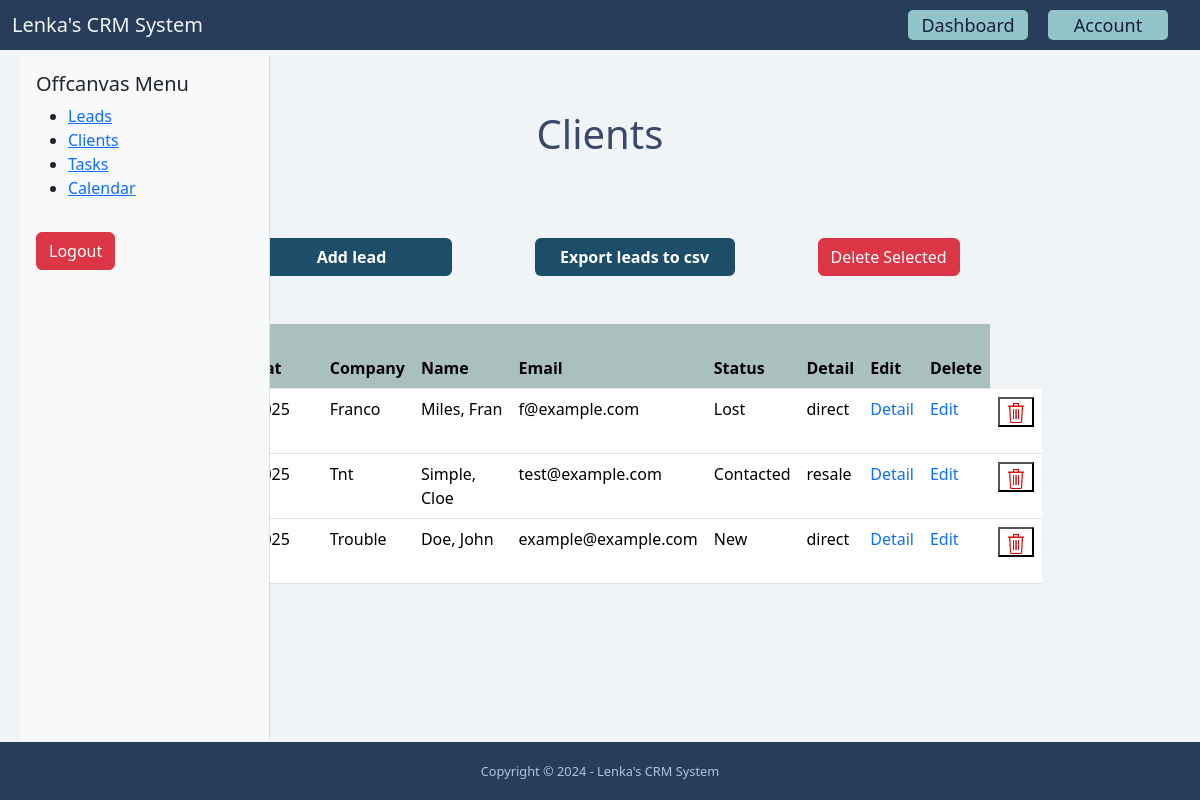
Screenshot of /dashboard/leads/ (signed in) with the database file from the repository.
### lead/models.py (models this page shows, shortened)
class Lead(models.Model):
    LOW = 'low'
    MEDIUM = 'medium'
    HIGH = 'high'
    CHOICES_PRIORITY = (
        (LOW, 'Low'),
        (MEDIUM, 'Medium'),
        (HIGH, 'High'),
    )
    NEW = 'new'
    CONTACTED = 'contacted'
    WON = 'won'
    LOST = 'lost'
    CHOICES_STATUS = (
        (NEW, 'New'),
        (CONTACTED, 'Contacted'),
        (WON, 'Won'),
        (LOST, 'Lost'),
    )
    resale = 'resale'
    direct = 'direct'
    STATUS = (
        (resale, 'Resale'),
        (direct, 'Direct'),
    )
    first_name = models.CharField(max_length=255)
    last_name = models.CharField(max_length=255)
    company = models.CharField(max_length=255, blank=True, null=True)
    status_sale = models.CharField(max_length=255, choices=STATUS, default='', blank=True, null=True)
    email = models.EmailField()
    phone = models.CharField(max_length=50)
    address = models.CharField(max_length=255, blank=True)
    city = models.CharField(max_length=255, blank=True)
    zipcode = models.CharField(max_length=255, blank=True)
    country = models.CharField(max_length=255, blank=True)
    description = models.TextField(blank=True)
    priority = models.CharField(max_length=255, choices=CHOICES_PRIORITY, default=MEDIUM)
    status = models.CharField(max_length=255, choices=CHOICES_STATUS, default=NEW)
    converted_to_client = models.BooleanField(default=False)
    created_at = models.DateTimeField(auto_now_add=True)
    created_by = models.ForeignKey(User, related_name='leads', on_delete=models.CASCADE)
    modified_at = models.DateTimeField(auto_now=True)
    class Meta:
        ordering = ['-created_at']

### lead/views.py (the view)
# urls.py: path("", LeadListView.as_view(), name="list"),
class LeadListView(ListView):
    model = Lead
    def get_queryset(self):
        queryset = super(LeadListView, self).get_queryset()
        return queryset.filter(created_by=self.request.user, converted_to_client=False)

### lead/templates/lead/lead_list.html (shortened to what this page needs)
{% extends 'base.html' %}
{% load static %}
{% block content %}
   {% include 'core/partials/offcanvas_menu.html' %}
	<div class="container">
        <div class="row mx-lg-5 justify-content-center">
            <div class="col-lg-12">
                <div class="text-center">
                    <h1 class="px-5">Clients</h1>
                </div>
            </div>
        </div>
        <div class="row mt-lg-2 mx-lg-3 justify-content-center">
            <div class="col-lg-12">
                <div class="row my-lg-3 mx-lg-3 py-lg-4">
                    <form method="post" action="{% url 'lead:delete_bulk' %}">
                        <div class="row justify-content-center w-100 my-lg-3 mx-lg-5">
                            <div class="col-3 mx-lg-3 my-lg-2">
                                <a class="btn add-button" href="{% url 'lead:add' %}">Add lead</a>
                            </div>
                            <div class="col-3 mx-lg-3 my-lg-2">
                                <a class="btn export-button" href="{% url 'lead:export' %}">Export leads to csv</a>
                            </div>
                            <div class="col-3 mx-lg-3 my-lg-2">
                                <button type="submit" class="btn btn-danger"
                                        onclick="return confirm('Are you sure you want to delete selected leads?')">
                                    Delete Selected
                                </button>
                            </div>
                        </div>
                        <div class="row justify-content-center mt-lg-4 mx-lg-5">
                            <div class="col-lg-12 my-lg-3">
                                <table class="table">
                                    <thead class="th-custom">
                                        <tr>
                                            <th scope="col">
                                            </th>
                                            <th scope="col">Created at</th>
                                            <th scope="col">Company</th>
                                            <th scope="col">Name</th>
                                            <th scope="col">Email</th>
                                            <th scope="col">Status</th>
                                            <th scope="col">Detail</th>
                                            <th scope="col">Edit</th>
                                            <th scope="col">Delete</th>
                                        </tr>
                                    </thead>
                                    {% if object_list %}
                                        <tbody>
                                            {% for lead in object_list %}
                                                <tr>
                                                    <td>
                                                        <label>
                                                        </label>
                                                    </td>
                                                    <td>{{ lead.created_at|date:"M-d-Y H:i" }}</td>
                                                    <td>{{ lead.company }}</td>
                                                    <td>{{ lead.last_name }}, {{ lead.first_name }}</td>
                                                    <td>{{ lead.email }}</td>
                                                    <td>{{ lead.get_status_display }}</td>
                                                    <td>{{ lead.status_sale }}</td>
                                                    <td>
                                                        <a class="a-detail" href="{% url 'lead:detail' lead.pk %}">Detail</a>
                                                    </td>
                                                    <td>
                                                        <a class="edit" href="{% url 'lead:edit' lead.pk %}">Edit</a>
                                                    </td>
                                                    <td>
                                                        <button type="submit" class="delete-icon bg-transparent">
                                                            <img src="{% static 'lead/images/empty.png' %}"
                                                                 alt="empty"
                                                                 height="20">
                                                        </button>
                                                    </td>
                                                </tr>
                                            {% endfor %}
                                        </tbody>
                                    {% else %}
                                        <p>There are no clients in the database yet...</p>
                                    {% endif %}
                                </table>
                            </div>
                        </div>
                    </form>
                </div>
            </div>
        </div>
    </div>
{% endblock %}

### static/styles.css (style rules this page uses)
html, body { height: 100%; margin: 0; }
body { background-color: #f0f4f6; position: relative; padding-bottom: 58px; min-height: 100vh; }
.add-button { background-color: #1c4e6a; font-weight: bold; width: 200px; color: white; }
.export-button { background-color: #1c4e6a; font-weight: bold; width: 200px; color: white; }
label { font-weight: bold; font-size: 1.1rem; }
h1 { color: #3b4869; }
.th-custom tr th { background-color: rgba(137, 168, 165, 0.68); }
tbody tr td a { text-decoration: none; }
.container { margin-top: 80px; margin-bottom: 80px; }

### rows the page displays
Lead: company "Franco", last_name "Miles", first_name "Fran", email "f@example.com", status "Lost", status_sale "direct"
Lead: company "Tnt", last_name "Simple", first_name "Cloe", email "test@example.com", status "Contacted", status_sale "resale"
Lead: company "Trouble", last_name "Doe", first_name "John", email "example@example.com", status "New", status_sale "direct"
